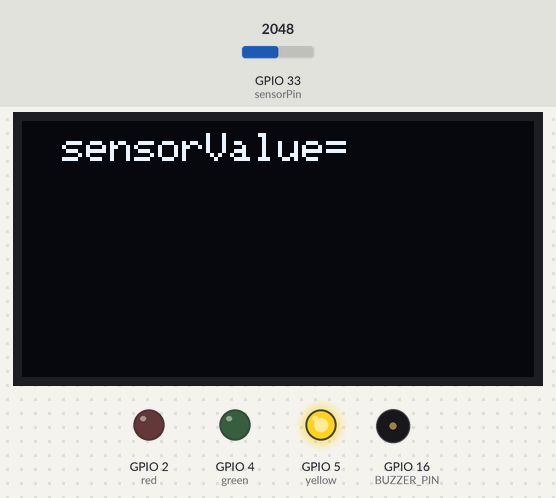
A sketch run on a simulated ESP32. Parts: 128×64 one-colour display, output pins drawn as LEDs (lit = HIGH), buzzer (waves = sounding). The test bench sets the inputs (shaded band); at power-on: GPIO 33 (sensorPin) = 2048. WiFi joins after 1.5 s; servers stay silent unless stated; no MQTT or app messages arrive unless stated; what the sketch prints to the serial monitor is not drawn.

Above: at 2.1 s.
2.8 s: GPIO 33 (sensorPin) set to 1360
At 4.0 s:
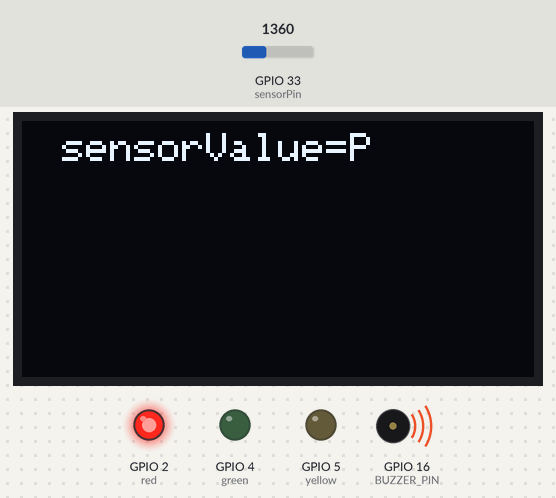
5.0 s: GPIO 33 (sensorPin) set to 1840
At 6.7 s:
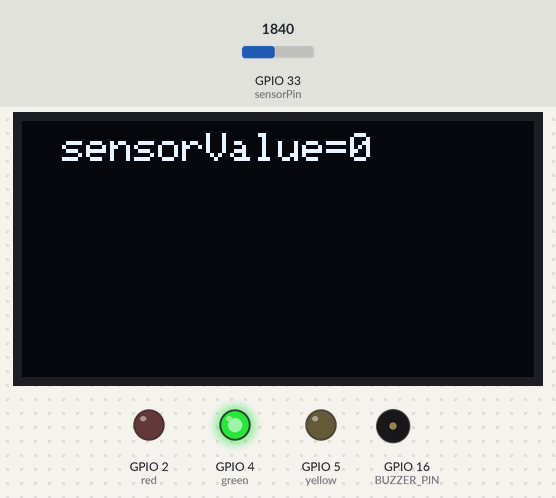
7.0 s: GPIO 33 (sensorPin) set to 1740
At 7.9 s:
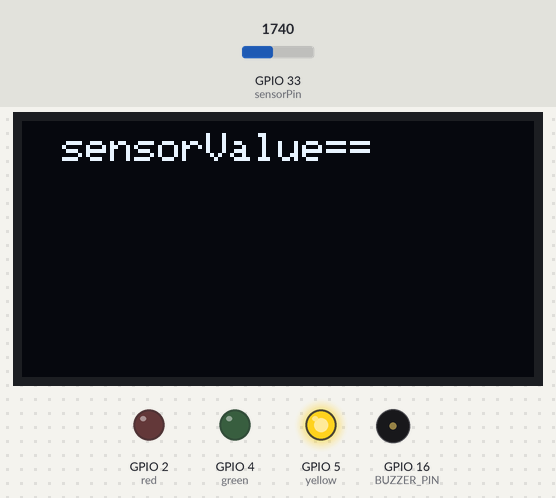
8.5 s: GPIO 33 (sensorPin) set to 2040
10.0 s: GPIO 33 (sensorPin) set to 1960
At 11.2 s:
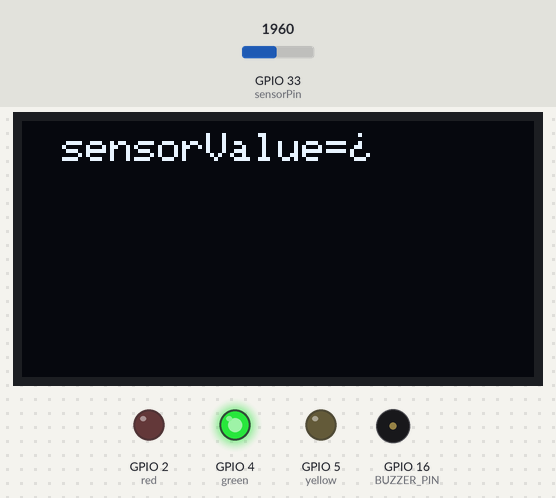
11.5 s: GPIO 33 (sensorPin) set to 1760
At 12.3 s:
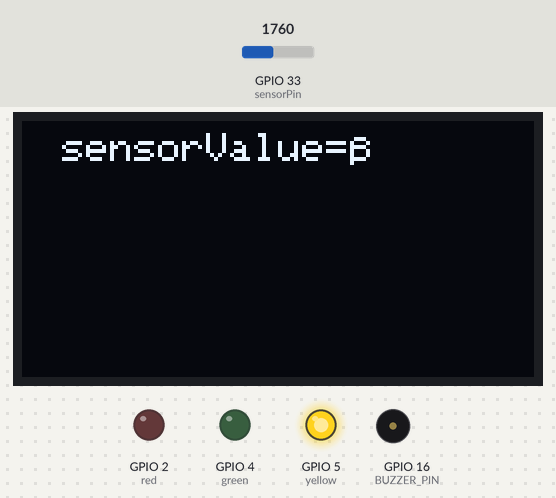
Timing chart, 0 to 14.1 s (numbered marks = the images above; inputs shaded):
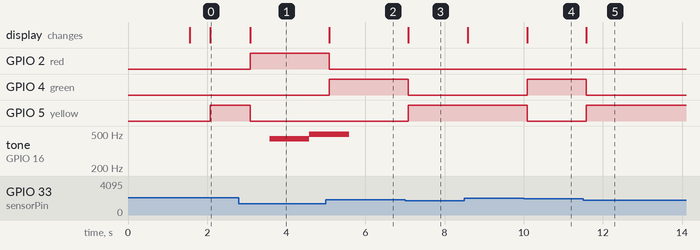

The sketch:

Smart_Home_Rework.ino
```cpp
#include <Wire.h>
#include <SPI.h>
#include <Adafruit_GFX.h>
#include <Adafruit_SSD1306.h>
#include <Ticker.h>
#include <WiFi.h>
#include <PubSubClient.h>
int sensorPin =33;  //ต้องแก้เลขpinในArduinoเป็นpinEsp32kit
int sensorValue = 0;
const int red=2;
const int green=4;
const int yellow=5;
int BUZZER_PIN=16;
Ticker read_sensor;
Ticker read_tone;
int start_tone=0;  // if start tone =1 then drive Buzzer
int Tone_seq=0;
char msg[100];
#define SCREEN_WIDTH 128 // OLED display width, in pixels
#define SCREEN_HEIGHT 64 // OLED display height, in pixels
#define OLED_RESET -1 // Reset pin # (or -1 if sharing Arduino reset pin)
Adafruit_SSD1306 display(OLED_RESET);
// Adafruit_SSD1306 display(SCREEN_WIDTH, SCREEN_HEIGHT, &Wire, OLED_RESET);
//...........Wifi setup................//
const char* myssid = "vivo V27";
const char* mypassword = "ely123456789";
//.............Mqtt......................//
const char* mqtt_server = "broker.netpie.io";
const int mqtt_port = 1883;
const char* mqtt_Client = "ac3ffbe9-155b-4c55-826f-aa9c00872b3c";
const char* mqtt_username = "aQKMU8epyvPkQg5bRwqqSfevv3eTq2Dy";
const char* mqtt_password = "BH2HoxFtZ7BkWnyvp6oX4K7ESLsywrwf";

// ...anoucement the mqtt function...//
WiFiClient espClient;
PubSubClient client(espClient);
void setup()
{
  Serial.begin(115200);
  //.....connect wifi.....//
  Serial.print("Connecting to ");
  Serial.println(myssid);
  WiFi.begin(myssid, mypassword);
  while (WiFi.status() != WL_CONNECTED)
  {
    delay(500);
    Serial.print(".");
  }
  Serial.println("");
  Serial.println("WiFi connected");
  Serial.println("IP address: ");
  Serial.println(WiFi.localIP());
  client.setServer(mqtt_server, mqtt_port);//ให้ทำการสร้างพอร์ต mqtt
//.....connect wifi.....//


  display.begin(SSD1306_SWITCHCAPVCC, 0x3C); //initialize I2C addr 0x3c
  display.clearDisplay(); // clears the screen and buffer
  //if (!display.begin(0x78, OLED_RESET)) {
  //  Serial.println(F("SSD1306 allocation failed"));
  //  for (;;); // Don't proceed, loop forever
  //}
  display.clearDisplay(); // clears the screen and buffer
  display.drawPixel(128, 64, WHITE);
  display.setTextSize(1.2);      // Normal 1:1 pixel scale
  display.setTextColor(SSD1306_WHITE); // Draw white text
  display.setCursor(0, 0);     // Start at top-left corner
  pinMode(red,OUTPUT);
  pinMode(green,OUTPUT);
  pinMode(yellow,OUTPUT);
  pinMode(BUZZER_PIN,OUTPUT);
  // Display an image
  display.display();
  read_sensor.attach(0.5,read_sensor_soil);
  read_tone.attach(1,buzzer_ring_tone2);
}

void Public_sensor()
{
  if (!client.connected()) {
  reconnect();
  }
  client.loop();
  String data = "{\"data\": {\"read_sensor_soil\":" + String(sensorValue)+"}}";
  Serial.println(data);
  data.toCharArray(msg, (data.length() + 1));
  client.publish("@shadow/data/update", msg);
  delay(5000);

}

void loop()
{
 Public_sensor();
}

void read_sensor_soil()
{
  sensorValue = analogRead(sensorPin);
  Serial.print("sensor = " );
  Serial.println(sensorValue);
  display.clearDisplay(); // clears the screen and buffer
  display.setCursor(10,3);
  display.print("sensorValue=");
  display.println(sensorValue,0);
  display.display();

  if(sensorValue<=1400)
  {
    //display.clearDisplay();
    //display.setCursor(20,20);
    Serial.println("rice wet");
    digitalWrite(red,HIGH);
    digitalWrite(green,LOW);
    digitalWrite(yellow,LOW);
    //buzzer_ring_tone();

      start_tone=1;
  }
  else if(sensorValue>=1800&&sensorValue<=2000)
  {
    //display.clearDisplay();
    //display.setCursor(20,20);
    Serial.println("dry rice");
    digitalWrite(red,LOW);
    digitalWrite(green,HIGH);
    digitalWrite(yellow,LOW);
    start_tone=0;
  }

  else
  {
    //display.clearDisplay();
    //display.setCursor(20,20);
    Serial.println("Low_wet rice");
    digitalWrite(red,LOW);
    digitalWrite(green,LOW);
    digitalWrite(yellow,HIGH);
    start_tone=0;
  }
}
void buzzer_ring_tone()
{
  if(start_tone==1)
  {
    tone(BUZZER_PIN,440); //Buzzer will work.when water Too much than we Define
    delay(1000);
    tone(BUZZER_PIN,494);
    delay(1000);
    tone(BUZZER_PIN,523);
    delay(1000);
    tone(BUZZER_PIN,587);
    delay(1000);
    tone(BUZZER_PIN,659);
    delay(1000);
    tone(BUZZER_PIN,698);
    delay(1000);
    tone(BUZZER_PIN,784);
    delay(1000);
    noTone(BUZZER_PIN);
  }
}

void buzzer_ring_tone2()
{
  if(start_tone==1)
  {

    switch(Tone_seq)
    {
      case 0:
        tone(BUZZER_PIN,440); //Buzzer will work.when water Too much than we Define
        break;
      case 1:
        tone(BUZZER_PIN,494);
        break;
      case 2:
        tone(BUZZER_PIN,523);
        break;
      case 3:
        tone(BUZZER_PIN,587);
        break;
      case 4:
        tone(BUZZER_PIN,659);
        break;
      case 5:
        tone(BUZZER_PIN,698);
        break;
      case 6:
        tone(BUZZER_PIN,784);
        break;
      case 7:
        noTone(BUZZER_PIN);
        break;
      default:
       Tone_seq=0;
    }
    Tone_seq++;
  }
  else
  {
    Tone_seq=0;
    tone(BUZZER_PIN,78);
    noTone(BUZZER_PIN);
  }
}
void reconnect()
{
  while (!client.connected()) //! mean not
  {
    Serial.print("Sensor MQTT connection…");
    if (client.connect(mqtt_Client, mqtt_username,mqtt_password))
    {
      Serial.println("connected");
      client.subscribe("@msg/OUT1");
    }
    else {
      Serial.print("failed, rc=");
      Serial.print(client.state());
      Serial.println("try again in 5 seconds");
      delay(5000);
    }
  }
}
```

Measured:
- the behaviour switches between 1800 and 1799 on GPIO 33 (sensorPin) (found by bisection; images 2 and 3)
- after the input at 2.8 s, GPIO 2 (red): LOW → HIGH after 0.28 s; GPIO 5 (yellow): HIGH → LOW after 0.28 s; tone on GPIO 16 (BUZZER_PIN): silent → 440 Hz after 0.78 s, → 494 Hz 1.0 s later; the display: changes after 0.28 s (image 1)
- after the input at 5.0 s, GPIO 2 (red): HIGH → LOW after 0.08 s; GPIO 4 (green): LOW → HIGH after 0.08 s; the display: changes after 0.08 s (image 2)
- after the input at 7.0 s, GPIO 4 (green): HIGH → LOW after 0.08 s; GPIO 5 (yellow): LOW → HIGH after 0.08 s; the display: changes after 0.08 s (image 3)
- after the input at 10.0 s, GPIO 4 (green): LOW → HIGH after 0.08 s; GPIO 5 (yellow): HIGH → LOW after 0.08 s; the display: changes after 0.08 s (image 4)
- after the input at 11.5 s, GPIO 4 (green): HIGH → LOW after 0.08 s; GPIO 5 (yellow): LOW → HIGH after 0.08 s; the display: changes after 0.08 s (image 5)
